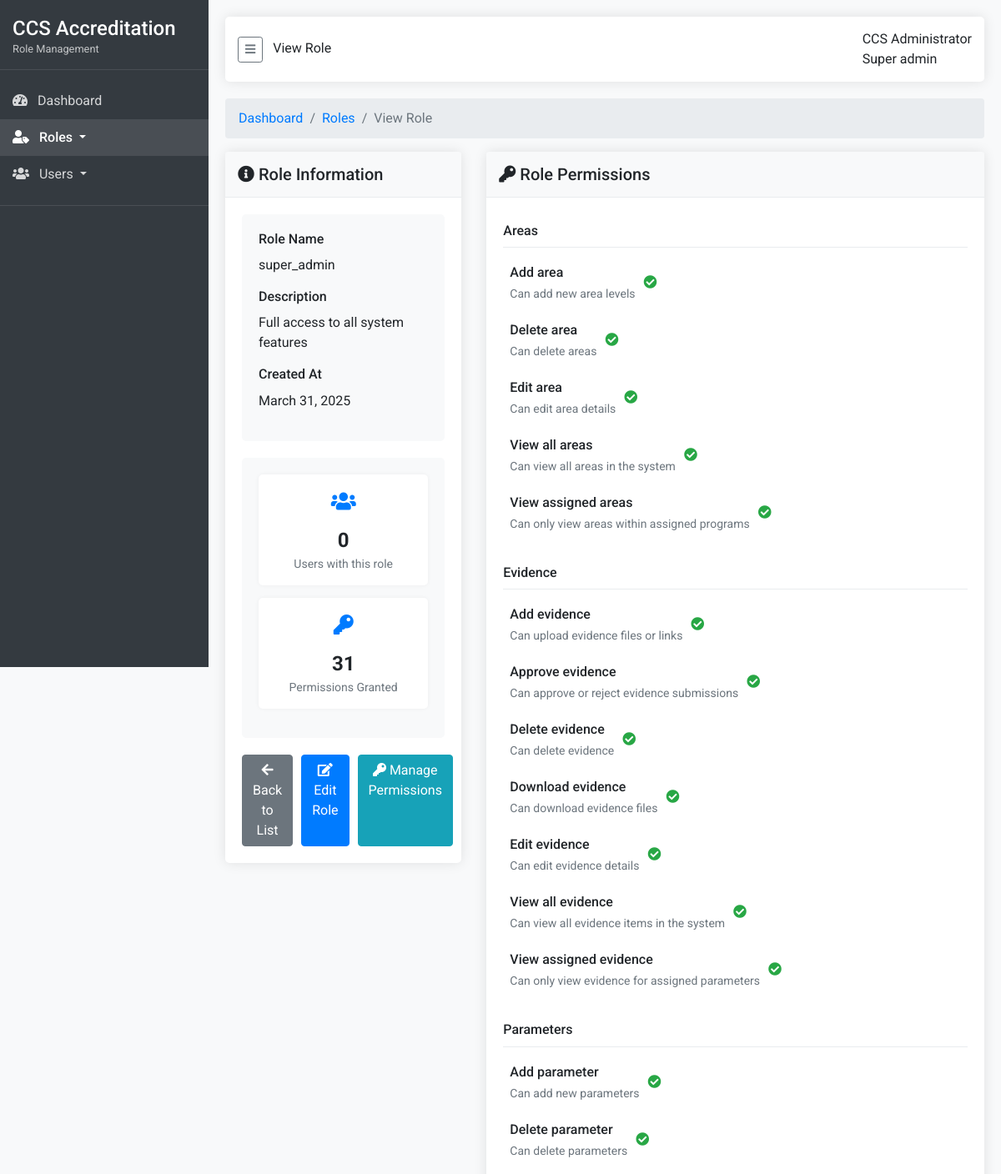
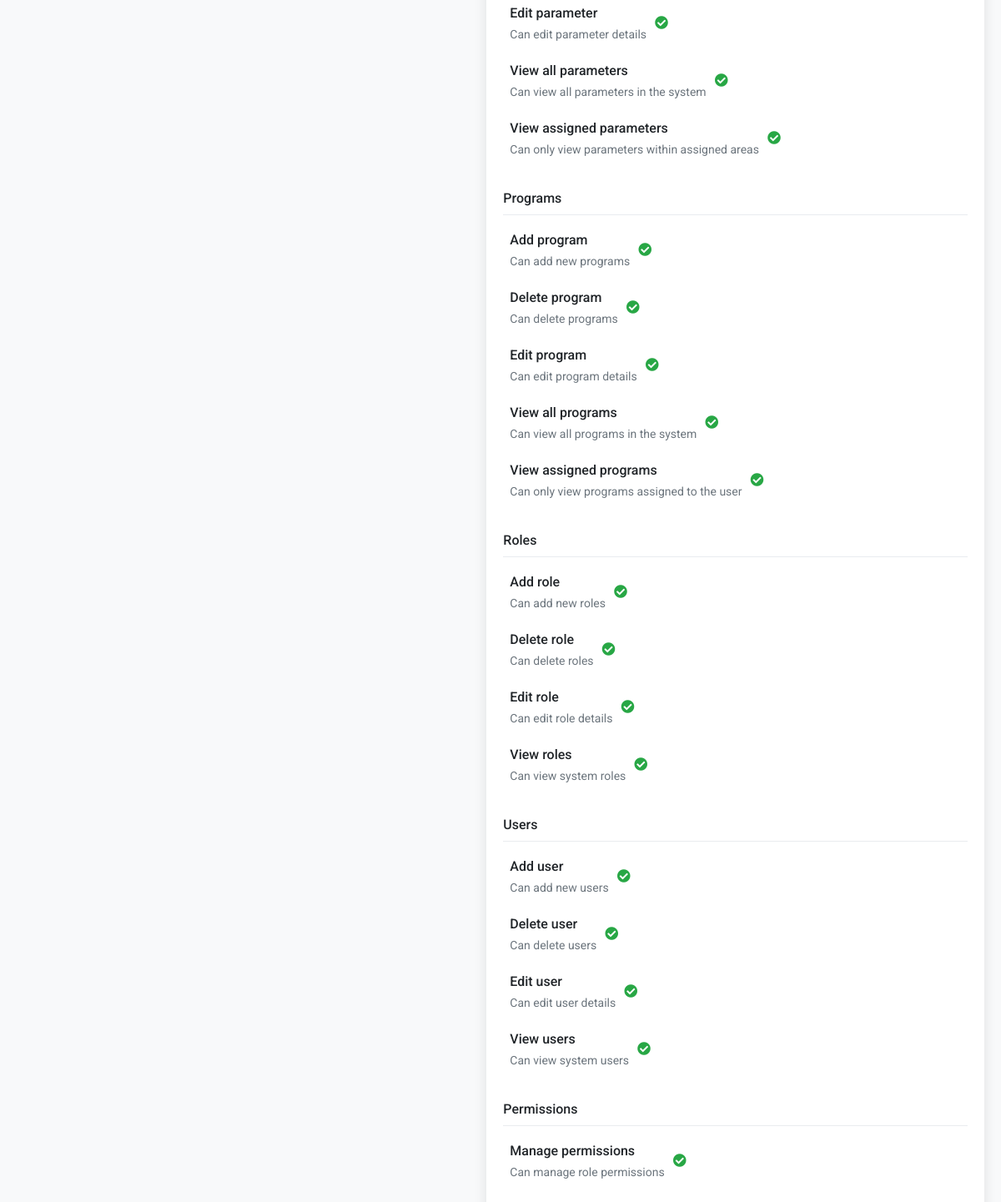
The app's page /admin/modules/roles/view.php?id=1 (signed in) with its own data (2 pictures, top to bottom).
### tables this page shows
CREATE TABLE IF NOT EXISTS roles (
    id INT AUTO_INCREMENT PRIMARY KEY,
    name VARCHAR(50) NOT NULL UNIQUE,
    description TEXT,
    created_at TIMESTAMP DEFAULT CURRENT_TIMESTAMP,
    updated_at TIMESTAMP DEFAULT CURRENT_TIMESTAMP ON UPDATE CURRENT_TIMESTAMP
);

CREATE TABLE IF NOT EXISTS permissions (
    id INT AUTO_INCREMENT PRIMARY KEY,
    name VARCHAR(50) NOT NULL UNIQUE,
    description TEXT,
    created_at TIMESTAMP DEFAULT CURRENT_TIMESTAMP
);

### admin/includes/functions.php (called while the page is built, shortened)
<?php
function hasRole($roleName) {
    global $conn;
    try {
        $query = "SELECT role FROM admin_users WHERE id = ?";
        $stmt = $conn->prepare($query);
        $stmt->bind_param("i", $_SESSION['admin_id']);
        $stmt->execute();
        $result = $stmt->get_result();
        if ($result && $result->num_rows > 0) {
            $userData = $result->fetch_assoc();
            return $userData['role'] === $roleName;
        }
    } catch (Exception $e) {
        error_log("Error in hasRole function: " . $e->getMessage());
    }
    return false;
}
function hasPermission($permission) {
    global $conn;
    if (hasRole('super_admin')) {
        return true;
    }
    $userId = $_SESSION['admin_id'];
    $query = "SELECT p.name FROM permissions p
              JOIN role_permissions rp ON p.id = rp.permission_id
              JOIN user_roles ur ON rp.role_id = ur.role_id
              WHERE ur.user_id = ? AND p.name = ?";
    $stmt = $conn->prepare($query);
    $stmt->bind_param("is", $userId, $permission);
    $stmt->execute();
    $result = $stmt->get_result();
    return $result->num_rows > 0;
}
?>

### admin/modules/roles/view.php (the view, shortened to what this page needs)
<?php
require_once '../../includes/config.php';
require_once '../../includes/functions.php';
$roleId = intval($_GET['id']);
$query = "SELECT * FROM roles WHERE id = ?";
$stmt = $conn->prepare($query);
$stmt->bind_param("i", $roleId);
$stmt->execute();
$result = $stmt->get_result();
$role = $result->fetch_assoc();
$permissionsQuery = "SELECT p.id, p.name, p.description, CASE WHEN rp.permission_id IS NOT NULL THEN 1 ELSE 0 END as has_permission
                    FROM permissions p
                    LEFT JOIN role_permissions rp ON p.id = rp.permission_id AND rp.role_id = ?
                    ORDER BY p.name";
$permStmt = $conn->prepare($permissionsQuery);
$permStmt->bind_param("i", $roleId);
$permStmt->execute();
$permissionsResult = $permStmt->get_result();
$permissions = $permissionsResult->fetch_all(MYSQLI_ASSOC);
$permissionGroups = [];
foreach ($permissions as $permission) {
    $parts = explode('_', $permission['name']);
    $category = end($parts);
    switch ($category) {
        case 'user':
        case 'users':
            $category = 'Users';
            break;
        case 'role':
        case 'roles':
            $category = 'Roles';
            break;
        case 'permission':
        case 'permissions':
            $category = 'Permissions';
            break;
        case 'program':
        case 'programs':
            $category = 'Programs';
            break;
        case 'area':
        case 'areas':
            $category = 'Areas';
            break;
        case 'parameter':
        case 'parameters':
            $category = 'Parameters';
            break;
        case 'evidence':
            $category = 'Evidence';
            break;
    }
    if (!isset($permissionGroups[$category])) {
        $permissionGroups[$category] = [];
    }
    $permissionGroups[$category][] = $permission;
}
$userCountQuery = "SELECT COUNT(*) as count FROM user_roles WHERE role_id = ?";
$userCountStmt = $conn->prepare($userCountQuery);
$userCountStmt->bind_param("i", $roleId);
$userCountStmt->execute();
$userCountResult = $userCountStmt->get_result();
$userCount = $userCountResult->fetch_assoc()['count'];
?>
<!DOCTYPE html>
<html lang="en">
<head>
    <link rel="stylesheet" href="https://cdnjs.cloudflare.com/ajax/libs/font-awesome/5.15.4/css/all.min.css">
    <link rel="stylesheet" href="https://cdn.jsdelivr.net/npm/bootstrap@4.6.0/dist/css/bootstrap.min.css">
</head>
<body>
    <nav class="sidebar">
        <div class="sidebar-header">
            <h3>CCS Accreditation</h3>
            <p>Role Management</p>
        </div>
        <ul class="list-unstyled components">
            <li>
                <a href="../../dashboard.php">
                    <i class="fas fa-tachometer-alt mr-2"></i> Dashboard
                </a>
            </li>
            <?php if (hasPermission('view_roles') || hasPermission('add_role') || hasPermission('manage_permissions')): ?>
            <li class="active">
                <a href="#rolesSubmenu" data-toggle="collapse" aria-expanded="false" class="dropdown-toggle">
                    <i class="fas fa-user-tag mr-2"></i> Roles
                </a>
            </li>
            <?php endif; ?>
            <?php if (hasPermission('view_users') || hasPermission('add_user')): ?>
            <li>
                <a href="#usersSubmenu" data-toggle="collapse" aria-expanded="false" class="dropdown-toggle">
                    <i class="fas fa-users mr-2"></i> Users
                </a>
            </li>
            <?php endif; ?>
        </ul>
    </nav>
    <div class="main-content">
        <div class="header">
            <div>
                <button type="button" id="sidebarCollapse" class="btn btn-sm btn-outline-secondary">
                    <i class="fas fa-bars"></i>
                </button>
                <span class="ml-2 d-none d-md-inline">View Role</span>
            </div>
            <div class="user-dropdown">
                <div class="user-info">
                    <div class="user-name">
                        <?php echo $_SESSION['admin_name']; ?>
                    </div>
                    <div class="user-role">
                        <?php
                        try {
                            $roleQuery = "SELECT role FROM admin_users WHERE id = ?";
                            $roleStmt = $conn->prepare($roleQuery);
                            $adminId = $_SESSION['admin_id'];
                            $roleStmt->bind_param("i", $adminId);
                            $roleStmt->execute();
                            $roleResult = $roleStmt->get_result();
                            if ($roleResult && $roleResult->num_rows > 0) {
                                $roleData = $roleResult->fetch_assoc();
                                echo ucfirst(str_replace('_', ' ', $roleData['role']));
                            } else {
                                echo "User";
                            }
                        } catch (Exception $e) {
                            echo "System User";
                        }
                        ?>
                    </div>
                </div>
            </div>
        </div>
        <div class="content">
            <nav aria-label="breadcrumb">
                <ol class="breadcrumb">
                    <li class="breadcrumb-item"><a href="../../dashboard.php">Dashboard</a></li>
                    <li class="breadcrumb-item"><a href="list.php">Roles</a></li>
                    <li class="breadcrumb-item active">View Role</li>
                </ol>
            </nav>
            <div class="row">
                <div class="col-md-4">
                    <div class="role-card">
                        <div class="card-header">
                            <h5><i class="fas fa-info-circle"></i> Role Information</h5>
                        </div>
                        <div class="card-body">
                            <div class="role-info">
                                <h6>Role Name</h6>
                                <p class="mb-3"><?php echo htmlspecialchars($role['name']); ?></p>
                                <h6>Description</h6>
                                <p class="mb-3"><?php echo htmlspecialchars($role['description']); ?></p>
                                <h6>Created At</h6>
                                <p><?php echo date('F j, Y', strtotime($role['created_at'])); ?></p>
                            </div>
                            <div class="role-stats">
                                <div class="stat-card">
                                    <div class="stat-icon">
                                        <i class="fas fa-users"></i>
                                    </div>
                                    <div class="stat-value"><?php echo $userCount; ?></div>
                                    <div class="stat-label">Users with this role</div>
                                </div>
                                <div class="stat-card">
                                    <div class="stat-icon">
                                        <i class="fas fa-key"></i>
                                    </div>
                                    <div class="stat-value">
                                        <?php
                                        $grantedCount = 0;
                                        foreach ($permissions as $permission) {
                                            if ($permission['has_permission']) {
                                                $grantedCount++;
                                            }
                                        }
                                        echo $grantedCount;
                                        ?>
                                    </div>
                                    <div class="stat-label">Permissions Granted</div>
                                </div>
                            </div>
                            <div class="action-buttons">
                                <a href="list.php" class="btn btn-secondary">
                                    <i class="fas fa-arrow-left"></i> Back to List
                                </a>
                                <?php if (hasPermission('edit_role')): ?>
                                <a href="edit.php?id=<?php echo $roleId; ?>" class="btn btn-primary">
                                    <i class="fas fa-edit"></i> Edit Role
                                </a>
                                <?php endif; ?>
                                <?php if (hasPermission('manage_permissions')): ?>
                                <a href="permissions.php?role_id=<?php echo $roleId; ?>" class="btn btn-info">
                                    <i class="fas fa-key"></i> Manage Permissions
                                </a>
                                <?php endif; ?>
                            </div>
                        </div>
                    </div>
                </div>
                <div class="col-md-8">
                    <div class="role-card">
                        <div class="card-header">
                            <h5><i class="fas fa-key"></i> Role Permissions</h5>
                        </div>
                        <div class="card-body">
                            <?php if (empty($permissionGroups)): ?>
                                <div class="alert alert-info">
                                    <i class="fas fa-info-circle"></i> No permissions have been defined in the system.
                                </div>
                            <?php else: ?>
                                <?php foreach ($permissionGroups as $category => $categoryPermissions): ?>
                                <div class="permission-group">
                                    <h6 class="permission-group-title"><?php echo $category; ?></h6>
                                    <?php foreach ($categoryPermissions as $permission): ?>
                                    <div class="permission-item">
                                        <div>
                                            <div class="permission-name"><?php echo str_replace('_', ' ', ucfirst($permission['name'])); ?></div>
                                            <?php if (!empty($permission['description'])): ?>
                                            <div class="permission-desc"><?php echo htmlspecialchars($permission['description']); ?></div>
                                            <?php endif; ?>
                                        </div>
                                        <div class="permission-status">
                                            <?php if ($permission['has_permission']): ?>
                                            <i class="fas fa-check-circle status-yes"></i>
                                            <?php else: ?>
                                            <i class="fas fa-times-circle status-no"></i>
                                            <?php endif; ?>
                                        </div>
                                    </div>
                                    <?php endforeach; ?>
                                </div>
                                <?php endforeach; ?>
                            <?php endif; ?>
                        </div>
                    </div>
                </div>
            </div>
        </div>
    </div>
</body>
</html>

### admin/modules/roles/view.php (style rules this page uses)
body { font-family: 'Roboto', sans-serif; background-color: #f8f9fa; }
.sidebar { position: fixed; top: 0; left: 0; height: 100vh; width: 250px; background-color: #343a40; padding-top: 20px; color: #fff; z-index: 1000; transition: all 0.3s; }
.sidebar-header { padding: 0 15px 15px; border-bottom: 1px solid rgba(255, 255, 255, 0.1); }
.sidebar-header h3 { margin: 0; font-size: 1.5rem; }
.sidebar-header p { margin: 0; font-size: 0.8rem; opacity: 0.7; }
.sidebar ul.components { padding: 15px 0; border-bottom: 1px solid rgba(255, 255, 255, 0.1); }
.sidebar ul li { padding: 0; }
.sidebar ul li a { padding: 10px 15px; display: block; color: rgba(255, 255, 255, 0.8); text-decoration: none; transition: all 0.3s; }
.sidebar ul li.active > a { background-color: rgba(255, 255, 255, 0.1); color: #fff; font-weight: 500; }
.main-content { margin-left: 250px; padding: 20px; transition: all 0.3s; }
.header { background-color: #fff; border-radius: 5px; box-shadow: 0 0 15px rgba(0, 0, 0, 0.1); margin-bottom: 20px; padding: 15px; display: flex; justify-content: space-between; align-items: center; }
.role-card { background-color: #fff; border-radius: 5px; box-shadow: 0 0 15px rgba(0, 0, 0, 0.1); margin-bottom: 20px; }
.role-card .card-header { background-color: #f8f9fa; border-bottom: 1px solid #e9ecef; padding: 15px; }
.role-card .card-header h5 { margin: 0; font-weight: 500; }
.role-card .card-body { padding: 20px; }
.role-info { background-color: #f8f9fa; border-radius: 5px; padding: 20px; margin-bottom: 20px; }
.role-info h6 { font-weight: 500; margin-bottom: 10px; }
.role-stats { background-color: #f8f9fa; border-radius: 5px; padding: 20px; margin-bottom: 20px; }
.stat-card { background-color: #fff; border-radius: 5px; padding: 15px; text-align: center; box-shadow: 0 0 5px rgba(0, 0, 0, 0.05); margin-bottom: 15px; }
.stat-card .stat-icon { font-size: 24px; margin-bottom: 10px; color: #007bff; }
.stat-card .stat-value { font-size: 24px; font-weight: 700; }
.stat-card .stat-label { color: #6c757d; font-size: 14px; }
.permission-group { margin-bottom: 20px; }
.permission-group-title { font-weight: 500; padding: 10px 0; border-bottom: 1px solid #e9ecef; margin-bottom: 10px; }
.permission-item { padding: 8px; border-radius: 4px; margin-bottom: 5px; display: flex; align-items: center; }
.permission-name { font-weight: 500; flex: 1; }
.permission-desc { color: #6c757d; font-size: 14px; margin-top: 3px; }
.permission-status { margin-left: 10px; }
.status-yes { color: #28a745; }
.action-buttons { margin-top: 20px; display: flex; gap: 10px; }

### records on screen
roles: name "super_admin", description "Full access to all system features", created_at "March 31, 2025"
permissions: name "Add area", description "Can add new area levels"
permissions: name "Delete area", description "Can delete areas"
permissions: name "Edit area", description "Can edit area details"
permissions: name "View all areas", description "Can view all areas in the system"
permissions: name "View assigned areas", description "Can only view areas within assigned programs"
permissions: name "Add evidence", description "Can upload evidence files or links"
permissions: name "Approve evidence", description "Can approve or reject evidence submissions"
permissions: name "Delete evidence", description "Can delete evidence"
permissions: name "Download evidence", description "Can download evidence files"
permissions: name "Edit evidence", description "Can edit evidence details"
permissions: name "View all evidence", description "Can view all evidence items in the system"
permissions: name "View assigned evidence", description "Can only view evidence for assigned parameters"
permissions: name "Add parameter", description "Can add new parameters"
permissions: name "Delete parameter", description "Can delete parameters"
permissions: name "Edit parameter", description "Can edit parameter details"
permissions: name "View all parameters", description "Can view all parameters in the system"
permissions: name "View assigned parameters", description "Can only view parameters within assigned areas"
permissions: name "Add program", description "Can add new programs"
permissions: name "Delete program", description "Can delete programs"
permissions: name "Edit program", description "Can edit program details"
permissions: name "View all programs", description "Can view all programs in the system"
permissions: name "View assigned programs", description "Can only view programs assigned to the user"
permissions: name "Add role", description "Can add new roles"
permissions: name "Delete role", description "Can delete roles"
permissions: name "Edit role", description "Can edit role details"
permissions: name "View roles", description "Can view system roles"
permissions: name "Add user", description "Can add new users"
permissions: name "Delete user", description "Can delete users"
permissions: name "Edit user", description "Can edit user details"
permissions: name "View users", description "Can view system users"
permissions: name "Manage permissions", description "Can manage role permissions"

### other values on screen
$_SESSION['admin_name'] "CCS Administrator"
str_replace('_', ' ', $roleData['role']) "Super admin"
$userCount "0"
$grantedCount "31"
$category "Areas"
$category "Evidence"
$category "Parameters"
$category "Programs"
$category "Roles"
$category "Users"
$category "Permissions"
